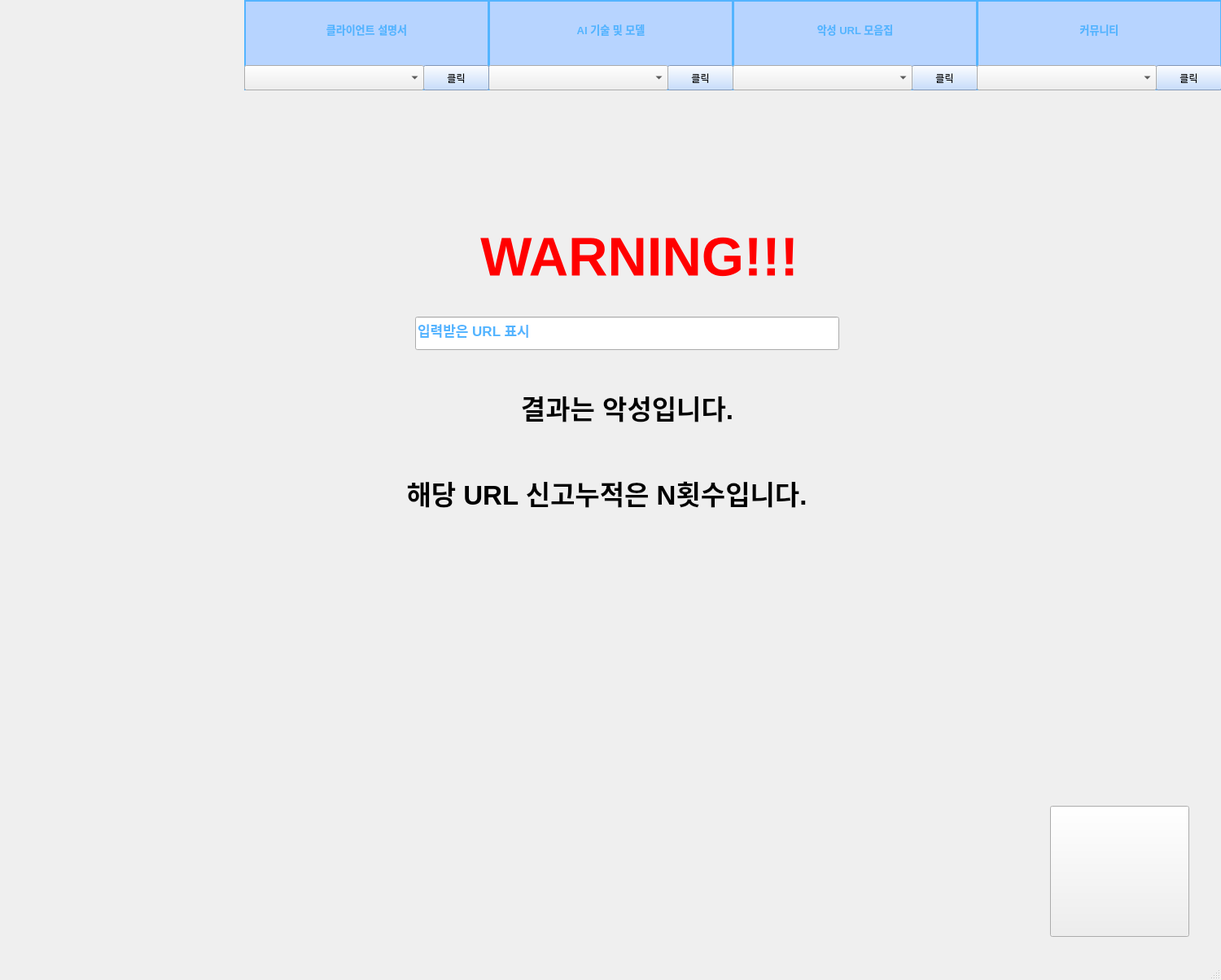
<?xml version="1.0" encoding="UTF-8"?>
<ui version="4.0">
 <class>MainWindow</class>
 <widget class="QMainWindow" name="MainWindow">
  <property name="geometry">
   <rect>
    <x>0</x>
    <y>0</y>
    <width>1500</width>
    <height>1204</height>
   </rect>
  </property>
  <property name="windowTitle">
   <string>Warning</string>
  </property>
  <property name="windowIcon">
   <iconset>
    <normaloff>web.png</normaloff>web.png</iconset>
  </property>
  <widget class="QWidget" name="centralwidget">
   <widget class="QLabel" name="label_6">
    <property name="geometry">
     <rect>
      <x>610</x>
      <y>10</y>
      <width>281</width>
      <height>51</height>
     </rect>
    </property>
    <property name="font">
     <font>
      <pointsize>10</pointsize>
      <weight>75</weight>
      <bold>true</bold>
     </font>
    </property>
    <property name="styleSheet">
     <string notr="true">color: rgb(83, 180, 255);
background-color: rgb(183, 212, 255);</string>
    </property>
    <property name="text">
     <string>AI 기술 및 모델</string>
    </property>
    <property name="alignment">
     <set>Qt::AlignCenter</set>
    </property>
   </widget>
   <widget class="QComboBox" name="comboBox">
    <property name="geometry">
     <rect>
      <x>600</x>
      <y>80</y>
      <width>221</width>
      <height>31</height>
     </rect>
    </property>
    <property name="focusPolicy">
     <enum>Qt::ClickFocus</enum>
    </property>
    <property name="whatsThis">
     <string>&lt;html&gt;&lt;head/&gt;&lt;body&gt;&lt;p&gt;&lt;br/&gt;&lt;/p&gt;&lt;/body&gt;&lt;/html&gt;</string>
    </property>
    <property name="styleSheet">
     <string notr="true"/>
    </property>
    <property name="placeholderText">
     <string>클라이언트 설명서</string>
    </property>
    <item>
     <property name="text">
      <string>분류 모델 후보</string>
     </property>
    </item>
    <item>
     <property name="text">
      <string>선정된 모델</string>
     </property>
    </item>
    <item>
     <property name="text">
      <string extracomment="ㄹㅇㄴㄹㄴㅇㄹㄴ">사용된 빅데이터</string>
     </property>
    </item>
   </widget>
   <widget class="QPushButton" name="pushButton_2">
    <property name="geometry">
     <rect>
      <x>820</x>
      <y>80</y>
      <width>81</width>
      <height>31</height>
     </rect>
    </property>
    <property name="styleSheet">
     <string notr="true">color: rgb(0, 0, 0);
background-color: rgb(183, 212, 255);</string>
    </property>
    <property name="text">
     <string>클릭</string>
    </property>
   </widget>
   <widget class="QListView" name="client">
    <property name="geometry">
     <rect>
      <x>600</x>
      <y>0</y>
      <width>301</width>
      <height>111</height>
     </rect>
    </property>
    <property name="styleSheet">
     <string notr="true">color: rgb(83, 180, 255);
background-color: rgb(183, 212, 255);</string>
    </property>
    <property name="frameShape">
     <enum>QFrame::WinPanel</enum>
    </property>
    <property name="frameShadow">
     <enum>QFrame::Plain</enum>
    </property>
   </widget>
   <widget class="QListView" name="client_2">
    <property name="geometry">
     <rect>
      <x>900</x>
      <y>0</y>
      <width>301</width>
      <height>111</height>
     </rect>
    </property>
    <property name="styleSheet">
     <string notr="true">color: rgb(83, 180, 255);
background-color: rgb(183, 212, 255);</string>
    </property>
    <property name="frameShape">
     <enum>QFrame::WinPanel</enum>
    </property>
    <property name="frameShadow">
     <enum>QFrame::Plain</enum>
    </property>
   </widget>
   <widget class="QLabel" name="label_7">
    <property name="geometry">
     <rect>
      <x>910</x>
      <y>10</y>
      <width>281</width>
      <height>51</height>
     </rect>
    </property>
    <property name="font">
     <font>
      <pointsize>10</pointsize>
      <weight>75</weight>
      <bold>true</bold>
     </font>
    </property>
    <property name="styleSheet">
     <string notr="true">color: rgb(83, 180, 255);
background-color: rgb(183, 212, 255);</string>
    </property>
    <property name="text">
     <string>악성 URL 모음집</string>
    </property>
    <property name="alignment">
     <set>Qt::AlignCenter</set>
    </property>
   </widget>
   <widget class="QPushButton" name="pushButton_3">
    <property name="geometry">
     <rect>
      <x>1120</x>
      <y>80</y>
      <width>81</width>
      <height>31</height>
     </rect>
    </property>
    <property name="styleSheet">
     <string notr="true">color: rgb(0, 0, 0);
background-color: rgb(183, 212, 255);</string>
    </property>
    <property name="text">
     <string>클릭</string>
    </property>
   </widget>
   <widget class="QComboBox" name="comboBox_2">
    <property name="geometry">
     <rect>
      <x>900</x>
      <y>80</y>
      <width>221</width>
      <height>31</height>
     </rect>
    </property>
    <property name="focusPolicy">
     <enum>Qt::ClickFocus</enum>
    </property>
    <property name="whatsThis">
     <string>&lt;html&gt;&lt;head/&gt;&lt;body&gt;&lt;p&gt;&lt;br/&gt;&lt;/p&gt;&lt;/body&gt;&lt;/html&gt;</string>
    </property>
    <property name="styleSheet">
     <string notr="true"/>
    </property>
    <property name="placeholderText">
     <string>클라이언트 설명서</string>
    </property>
    <item>
     <property name="text">
      <string>피싱 URL</string>
     </property>
    </item>
   </widget>
   <widget class="QListView" name="client_3">
    <property name="geometry">
     <rect>
      <x>1200</x>
      <y>0</y>
      <width>301</width>
      <height>111</height>
     </rect>
    </property>
    <property name="styleSheet">
     <string notr="true">color: rgb(83, 180, 255);
background-color: rgb(183, 212, 255);</string>
    </property>
    <property name="frameShape">
     <enum>QFrame::WinPanel</enum>
    </property>
    <property name="frameShadow">
     <enum>QFrame::Plain</enum>
    </property>
   </widget>
   <widget class="QLabel" name="label_8">
    <property name="geometry">
     <rect>
      <x>1210</x>
      <y>10</y>
      <width>281</width>
      <height>51</height>
     </rect>
    </property>
    <property name="font">
     <font>
      <pointsize>10</pointsize>
      <weight>75</weight>
      <bold>true</bold>
     </font>
    </property>
    <property name="styleSheet">
     <string notr="true">color: rgb(83, 180, 255);
background-color: rgb(183, 212, 255);</string>
    </property>
    <property name="text">
     <string>커뮤니티</string>
    </property>
    <property name="alignment">
     <set>Qt::AlignCenter</set>
    </property>
   </widget>
   <widget class="QPushButton" name="pushButton_4">
    <property name="geometry">
     <rect>
      <x>1420</x>
      <y>80</y>
      <width>81</width>
      <height>31</height>
     </rect>
    </property>
    <property name="styleSheet">
     <string notr="true">color: rgb(0, 0, 0);
background-color: rgb(183, 212, 255);</string>
    </property>
    <property name="text">
     <string>클릭</string>
    </property>
   </widget>
   <widget class="QComboBox" name="comboBox_3">
    <property name="geometry">
     <rect>
      <x>1200</x>
      <y>80</y>
      <width>221</width>
      <height>31</height>
     </rect>
    </property>
    <property name="focusPolicy">
     <enum>Qt::ClickFocus</enum>
    </property>
    <property name="whatsThis">
     <string>&lt;html&gt;&lt;head/&gt;&lt;body&gt;&lt;p&gt;&lt;br/&gt;&lt;/p&gt;&lt;/body&gt;&lt;/html&gt;</string>
    </property>
    <property name="styleSheet">
     <string notr="true"/>
    </property>
    <property name="placeholderText">
     <string>클라이언트 설명서</string>
    </property>
    <item>
     <property name="text">
      <string>Q &amp; A</string>
     </property>
    </item>
    <item>
     <property name="text">
      <string extracomment="ㄹㅇㄴㄹㄴㅇㄹㄴ">자유 게시판</string>
     </property>
    </item>
   </widget>
   <widget class="QListView" name="client_4">
    <property name="geometry">
     <rect>
      <x>300</x>
      <y>0</y>
      <width>301</width>
      <height>111</height>
     </rect>
    </property>
    <property name="styleSheet">
     <string notr="true">color: rgb(83, 180, 255);
background-color: rgb(183, 212, 255);</string>
    </property>
    <property name="frameShape">
     <enum>QFrame::WinPanel</enum>
    </property>
    <property name="frameShadow">
     <enum>QFrame::Plain</enum>
    </property>
   </widget>
   <widget class="QLabel" name="label_9">
    <property name="geometry">
     <rect>
      <x>310</x>
      <y>10</y>
      <width>281</width>
      <height>51</height>
     </rect>
    </property>
    <property name="font">
     <font>
      <pointsize>10</pointsize>
      <weight>75</weight>
      <bold>true</bold>
     </font>
    </property>
    <property name="styleSheet">
     <string notr="true">color: rgb(83, 180, 255);
background-color: rgb(183, 212, 255);</string>
    </property>
    <property name="text">
     <string>클라이언트 설명서</string>
    </property>
    <property name="alignment">
     <set>Qt::AlignCenter</set>
    </property>
   </widget>
   <widget class="QPushButton" name="pushButton_5">
    <property name="geometry">
     <rect>
      <x>520</x>
      <y>80</y>
      <width>81</width>
      <height>31</height>
     </rect>
    </property>
    <property name="styleSheet">
     <string notr="true">color: rgb(0, 0, 0);
background-color: rgb(183, 212, 255);</string>
    </property>
    <property name="text">
     <string>클릭</string>
    </property>
   </widget>
   <widget class="QComboBox" name="comboBox_4">
    <property name="geometry">
     <rect>
      <x>300</x>
      <y>80</y>
      <width>221</width>
      <height>31</height>
     </rect>
    </property>
    <property name="focusPolicy">
     <enum>Qt::ClickFocus</enum>
    </property>
    <property name="whatsThis">
     <string>&lt;html&gt;&lt;head/&gt;&lt;body&gt;&lt;p&gt;&lt;br/&gt;&lt;/p&gt;&lt;/body&gt;&lt;/html&gt;</string>
    </property>
    <property name="styleSheet">
     <string notr="true"/>
    </property>
    <property name="placeholderText">
     <string>클라이언트 설명서</string>
    </property>
    <item>
     <property name="text">
      <string>클라이언트 버전</string>
     </property>
    </item>
    <item>
     <property name="text">
      <string>개발 도구</string>
     </property>
    </item>
    <item>
     <property name="text">
      <string extracomment="ㄹㅇㄴㄹㄴㅇㄹㄴ">공식 문서</string>
     </property>
    </item>
   </widget>
   <widget class="QLabel" name="label">
    <property name="geometry">
     <rect>
      <x>490</x>
      <y>240</y>
      <width>591</width>
      <height>151</height>
     </rect>
    </property>
    <property name="font">
     <font>
      <pointsize>50</pointsize>
      <weight>75</weight>
      <bold>true</bold>
     </font>
    </property>
    <property name="styleSheet">
     <string notr="true">color: rgb(255, 0, 0);</string>
    </property>
    <property name="text">
     <string>WARNING!!!</string>
    </property>
    <property name="alignment">
     <set>Qt::AlignCenter</set>
    </property>
   </widget>
   <widget class="QLineEdit" name="lineEdit">
    <property name="geometry">
     <rect>
      <x>510</x>
      <y>389</y>
      <width>521</width>
      <height>41</height>
     </rect>
    </property>
    <property name="font">
     <font>
      <pointsize>13</pointsize>
      <weight>75</weight>
      <bold>true</bold>
     </font>
    </property>
    <property name="styleSheet">
     <string notr="true">color: rgb(83, 180, 255);
</string>
    </property>
    <property name="text">
     <string>입력받은 URL 표시</string>
    </property>
   </widget>
   <widget class="QLabel" name="label_2">
    <property name="geometry">
     <rect>
      <x>510</x>
      <y>430</y>
      <width>521</width>
      <height>141</height>
     </rect>
    </property>
    <property name="font">
     <font>
      <pointsize>25</pointsize>
      <weight>75</weight>
      <bold>true</bold>
     </font>
    </property>
    <property name="layoutDirection">
     <enum>Qt::LeftToRight</enum>
    </property>
    <property name="styleSheet">
     <string notr="true">color: rgb(0, 0, 0);</string>
    </property>
    <property name="text">
     <string>결과는 악성입니다.</string>
    </property>
    <property name="alignment">
     <set>Qt::AlignCenter</set>
    </property>
   </widget>
   <widget class="QLabel" name="label_3">
    <property name="geometry">
     <rect>
      <x>330</x>
      <y>530</y>
      <width>831</width>
      <height>151</height>
     </rect>
    </property>
    <property name="font">
     <font>
      <pointsize>25</pointsize>
      <weight>75</weight>
      <bold>true</bold>
     </font>
    </property>
    <property name="layoutDirection">
     <enum>Qt::LeftToRight</enum>
    </property>
    <property name="styleSheet">
     <string notr="true">color: rgb(0, 0, 0);</string>
    </property>
    <property name="text">
     <string>해당 URL 신고누적은 N횟수입니다.</string>
    </property>
    <property name="alignment">
     <set>Qt::AlignCenter</set>
    </property>
   </widget>
   <widget class="QPushButton" name="pushButton">
    <property name="geometry">
     <rect>
      <x>1290</x>
      <y>990</y>
      <width>171</width>
      <height>161</height>
     </rect>
    </property>
    <property name="text">
     <string/>
    </property>
    <property name="icon">
     <iconset>
      <normaloff>home.png</normaloff>home.png</iconset>
    </property>
    <property name="iconSize">
     <size>
      <width>150</width>
      <height>150</height>
     </size>
    </property>
   </widget>
   <zorder>client</zorder>
   <zorder>label_6</zorder>
   <zorder>pushButton_2</zorder>
   <zorder>comboBox</zorder>
   <zorder>client_2</zorder>
   <zorder>label_7</zorder>
   <zorder>pushButton_3</zorder>
   <zorder>comboBox_2</zorder>
   <zorder>client_3</zorder>
   <zorder>label_8</zorder>
   <zorder>pushButton_4</zorder>
   <zorder>comboBox_3</zorder>
   <zorder>client_4</zorder>
   <zorder>label_9</zorder>
   <zorder>pushButton_5</zorder>
   <zorder>comboBox_4</zorder>
   <zorder>label</zorder>
   <zorder>lineEdit</zorder>
   <zorder>label_2</zorder>
   <zorder>label_3</zorder>
   <zorder>pushButton</zorder>
  </widget>
  <widget class="QMenuBar" name="menubar">
   <property name="geometry">
    <rect>
     <x>0</x>
     <y>0</y>
     <width>1500</width>
     <height>22</height>
    </rect>
   </property>
  </widget>
  <widget class="QStatusBar" name="statusbar"/>
 </widget>
 <resources/>
 <connections/>
</ui>
